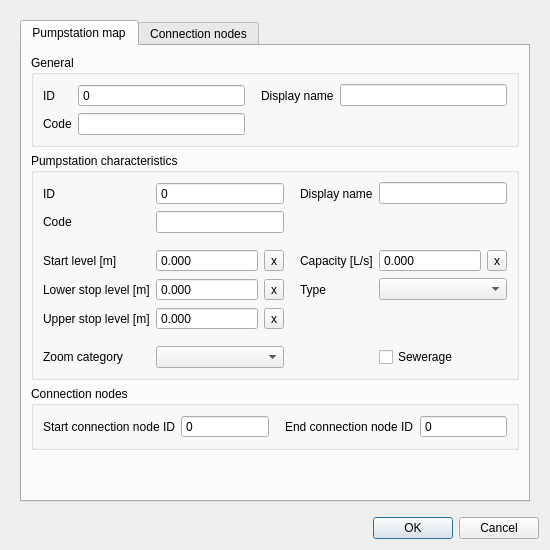
<?xml version="1.0" encoding="UTF-8"?>
<ui version="4.0">
 <class>PumpstationMapEditForm</class>
 <widget class="QDialog" name="PumpstationMapEditForm">
  <property name="geometry">
   <rect>
    <x>0</x>
    <y>0</y>
    <width>550</width>
    <height>550</height>
   </rect>
  </property>
  <property name="windowTitle">
   <string>Pumpstation with end node</string>
  </property>
  <layout class="QGridLayout" name="gridLayout">
   <item row="0" column="0">
    <widget class="QScrollArea" name="scrollArea">
     <property name="frameShape">
      <enum>QFrame::NoFrame</enum>
     </property>
     <property name="widgetResizable">
      <bool>true</bool>
     </property>
     <widget class="QWidget" name="scrollAreaWidgetContents">
      <property name="geometry">
       <rect>
        <x>0</x>
        <y>0</y>
        <width>532</width>
        <height>503</height>
       </rect>
      </property>
      <layout class="QGridLayout" name="gridLayout_2">
       <item row="0" column="0">
        <widget class="QTabWidget" name="tabWidget">
         <property name="locale">
          <locale language="English" country="UnitedStates"/>
         </property>
         <property name="inputMethodHints">
          <set>Qt::ImhNone</set>
         </property>
         <property name="currentIndex">
          <number>0</number>
         </property>
         <widget class="QWidget" name="tab">
          <attribute name="title">
           <string>Pumpstation map</string>
          </attribute>
          <layout class="QGridLayout" name="gridLayout_18">
           <item row="6" column="0">
            <spacer name="verticalSpacer_3">
             <property name="orientation">
              <enum>Qt::Vertical</enum>
             </property>
             <property name="sizeType">
              <enum>QSizePolicy::MinimumExpanding</enum>
             </property>
             <property name="sizeHint" stdset="0">
              <size>
               <width>20</width>
               <height>10</height>
              </size>
             </property>
            </spacer>
           </item>
           <item row="5" column="0">
            <widget class="QGroupBox" name="grp_conn_node">
             <property name="locale">
              <locale language="English" country="UnitedStates"/>
             </property>
             <property name="inputMethodHints">
              <set>Qt::ImhNone</set>
             </property>
             <property name="title">
              <string>Connection nodes</string>
             </property>
             <layout class="QGridLayout" name="gridLayout_6">
              <item row="0" column="1">
               <widget class="QSpinBox" name="connection_node_id_start">
                <property name="sizePolicy">
                 <sizepolicy hsizetype="Expanding" vsizetype="Fixed">
                  <horstretch>0</horstretch>
                  <verstretch>0</verstretch>
                 </sizepolicy>
                </property>
                <property name="locale">
                 <locale language="English" country="UnitedStates"/>
                </property>
                <property name="inputMethodHints">
                 <set>Qt::ImhNone</set>
                </property>
                <property name="readOnly">
                 <bool>true</bool>
                </property>
                <property name="buttonSymbols">
                 <enum>QAbstractSpinBox::NoButtons</enum>
                </property>
                <property name="maximum">
                 <number>999999999</number>
                </property>
                <property name="clearValue" stdset="0">
                 <bool>true</bool>
                </property>
                <property name="expressionsEnabled" stdset="0">
                 <bool>false</bool>
                </property>
               </widget>
              </item>
              <item row="0" column="0">
               <widget class="QLabel" name="label_18">
                <property name="locale">
                 <locale language="English" country="UnitedStates"/>
                </property>
                <property name="inputMethodHints">
                 <set>Qt::ImhNone</set>
                </property>
                <property name="text">
                 <string>Start connection node ID</string>
                </property>
                <property name="alignment">
                 <set>Qt::AlignLeading|Qt::AlignLeft|Qt::AlignVCenter</set>
                </property>
               </widget>
              </item>
              <item row="0" column="3">
               <widget class="QSpinBox" name="connection_node_id_end">
                <property name="sizePolicy">
                 <sizepolicy hsizetype="Expanding" vsizetype="Fixed">
                  <horstretch>0</horstretch>
                  <verstretch>0</verstretch>
                 </sizepolicy>
                </property>
                <property name="locale">
                 <locale language="English" country="UnitedStates"/>
                </property>
                <property name="inputMethodHints">
                 <set>Qt::ImhNone</set>
                </property>
                <property name="readOnly">
                 <bool>true</bool>
                </property>
                <property name="buttonSymbols">
                 <enum>QAbstractSpinBox::NoButtons</enum>
                </property>
                <property name="maximum">
                 <number>999999999</number>
                </property>
                <property name="clearValue" stdset="0">
                 <bool>true</bool>
                </property>
                <property name="expressionsEnabled" stdset="0">
                 <bool>false</bool>
                </property>
               </widget>
              </item>
              <item row="0" column="2">
               <widget class="QLabel" name="label_19">
                <property name="locale">
                 <locale language="English" country="UnitedStates"/>
                </property>
                <property name="inputMethodHints">
                 <set>Qt::ImhNone</set>
                </property>
                <property name="text">
                 <string>End connection node ID</string>
                </property>
                <property name="alignment">
                 <set>Qt::AlignLeading|Qt::AlignLeft|Qt::AlignVCenter</set>
                </property>
                <property name="indent">
                 <number>10</number>
                </property>
               </widget>
              </item>
             </layout>
            </widget>
           </item>
           <item row="1" column="0">
            <widget class="QGroupBox" name="grp_general">
             <property name="enabled">
              <bool>true</bool>
             </property>
             <property name="locale">
              <locale language="English" country="UnitedStates"/>
             </property>
             <property name="title">
              <string>General</string>
             </property>
             <layout class="QGridLayout" name="gridLayout_5">
              <item row="1" column="1">
               <widget class="QSpinBox" name="id">
                <property name="locale">
                 <locale language="English" country="UnitedStates"/>
                </property>
                <property name="readOnly">
                 <bool>true</bool>
                </property>
                <property name="buttonSymbols">
                 <enum>QAbstractSpinBox::NoButtons</enum>
                </property>
                <property name="maximum">
                 <number>99999999</number>
                </property>
                <property name="showClearButton" stdset="0">
                 <bool>true</bool>
                </property>
                <property name="clearValue" stdset="0">
                 <bool>true</bool>
                </property>
                <property name="expressionsEnabled" stdset="0">
                 <bool>false</bool>
                </property>
               </widget>
              </item>
              <item row="1" column="2">
               <widget class="QLabel" name="label_2">
                <property name="locale">
                 <locale language="English" country="UnitedStates"/>
                </property>
                <property name="text">
                 <string>Display name</string>
                </property>
                <property name="alignment">
                 <set>Qt::AlignLeading|Qt::AlignLeft|Qt::AlignVCenter</set>
                </property>
                <property name="indent">
                 <number>10</number>
                </property>
               </widget>
              </item>
              <item row="1" column="0">
               <widget class="QLabel" name="label">
                <property name="locale">
                 <locale language="English" country="UnitedStates"/>
                </property>
                <property name="text">
                 <string>ID</string>
                </property>
                <property name="alignment">
                 <set>Qt::AlignLeading|Qt::AlignLeft|Qt::AlignVCenter</set>
                </property>
               </widget>
              </item>
              <item row="2" column="1">
               <widget class="QLineEdit" name="code">
                <property name="sizePolicy">
                 <sizepolicy hsizetype="Expanding" vsizetype="Fixed">
                  <horstretch>0</horstretch>
                  <verstretch>0</verstretch>
                 </sizepolicy>
                </property>
                <property name="locale">
                 <locale language="English" country="UnitedStates"/>
                </property>
                <property name="clearButtonEnabled">
                 <bool>true</bool>
                </property>
               </widget>
              </item>
              <item row="2" column="0">
               <widget class="QLabel" name="label_3">
                <property name="locale">
                 <locale language="English" country="UnitedStates"/>
                </property>
                <property name="text">
                 <string>Code</string>
                </property>
                <property name="alignment">
                 <set>Qt::AlignLeading|Qt::AlignLeft|Qt::AlignVCenter</set>
                </property>
               </widget>
              </item>
              <item row="1" column="3">
               <widget class="QLineEdit" name="display_name">
                <property name="sizePolicy">
                 <sizepolicy hsizetype="Expanding" vsizetype="Fixed">
                  <horstretch>0</horstretch>
                  <verstretch>0</verstretch>
                 </sizepolicy>
                </property>
                <property name="locale">
                 <locale language="English" country="UnitedStates"/>
                </property>
                <property name="clearButtonEnabled">
                 <bool>true</bool>
                </property>
               </widget>
              </item>
             </layout>
            </widget>
           </item>
           <item row="2" column="0">
            <widget class="QGroupBox" name="grp_characteristics">
             <property name="enabled">
              <bool>true</bool>
             </property>
             <property name="locale">
              <locale language="English" country="UnitedStates"/>
             </property>
             <property name="title">
              <string>Pumpstation characteristics</string>
             </property>
             <layout class="QGridLayout" name="gridLayout_4">
              <item row="2" column="4">
               <spacer name="verticalSpacer">
                <property name="orientation">
                 <enum>Qt::Vertical</enum>
                </property>
                <property name="sizeType">
                 <enum>QSizePolicy::MinimumExpanding</enum>
                </property>
                <property name="sizeHint" stdset="0">
                 <size>
                  <width>20</width>
                  <height>10</height>
                 </size>
                </property>
               </spacer>
              </item>
              <item row="4" column="5">
               <widget class="QToolButton" name="pumpstation_lower_stop_level_clear">
                <property name="text">
                 <string>x</string>
                </property>
               </widget>
              </item>
              <item row="4" column="6">
               <widget class="QLabel" name="label_11">
                <property name="locale">
                 <locale language="English" country="UnitedStates"/>
                </property>
                <property name="text">
                 <string>Type</string>
                </property>
                <property name="alignment">
                 <set>Qt::AlignLeading|Qt::AlignLeft|Qt::AlignVCenter</set>
                </property>
                <property name="indent">
                 <number>10</number>
                </property>
               </widget>
              </item>
              <item row="4" column="3">
               <widget class="QLabel" name="label_7">
                <property name="locale">
                 <locale language="English" country="UnitedStates"/>
                </property>
                <property name="text">
                 <string>Lower stop level [m]</string>
                </property>
                <property name="alignment">
                 <set>Qt::AlignLeading|Qt::AlignLeft|Qt::AlignVCenter</set>
                </property>
               </widget>
              </item>
              <item row="6" column="4">
               <spacer name="verticalSpacer_4">
                <property name="orientation">
                 <enum>Qt::Vertical</enum>
                </property>
                <property name="sizeType">
                 <enum>QSizePolicy::MinimumExpanding</enum>
                </property>
                <property name="sizeHint" stdset="0">
                 <size>
                  <width>20</width>
                  <height>10</height>
                 </size>
                </property>
               </spacer>
              </item>
              <item row="7" column="7">
               <widget class="QCheckBox" name="pumpstation_sewerage">
                <property name="layoutDirection">
                 <enum>Qt::LeftToRight</enum>
                </property>
                <property name="text">
                 <string>Sewerage</string>
                </property>
               </widget>
              </item>
              <item row="7" column="3">
               <widget class="QLabel" name="label_16">
                <property name="locale">
                 <locale language="English" country="UnitedStates"/>
                </property>
                <property name="text">
                 <string>Zoom category</string>
                </property>
                <property name="alignment">
                 <set>Qt::AlignLeading|Qt::AlignLeft|Qt::AlignVCenter</set>
                </property>
                <property name="indent">
                 <number>-1</number>
                </property>
               </widget>
              </item>
              <item row="3" column="7">
               <widget class="QDoubleSpinBox" name="pumpstation_capacity">
                <property name="sizePolicy">
                 <sizepolicy hsizetype="Expanding" vsizetype="Fixed">
                  <horstretch>0</horstretch>
                  <verstretch>0</verstretch>
                 </sizepolicy>
                </property>
                <property name="locale">
                 <locale language="English" country="UnitedStates"/>
                </property>
                <property name="inputMethodHints">
                 <set>Qt::ImhNone</set>
                </property>
                <property name="buttonSymbols">
                 <enum>QAbstractSpinBox::NoButtons</enum>
                </property>
                <property name="decimals">
                 <number>3</number>
                </property>
                <property name="minimum">
                 <double>-9999999999.000000000000000</double>
                </property>
                <property name="maximum">
                 <double>9999999999.000000000000000</double>
                </property>
                <property name="showClearButton" stdset="0">
                 <bool>true</bool>
                </property>
                <property name="clearValue" stdset="0">
                 <bool>true</bool>
                </property>
                <property name="expressionsEnabled" stdset="0">
                 <bool>true</bool>
                </property>
               </widget>
              </item>
              <item row="0" column="6">
               <widget class="QLabel" name="label_4">
                <property name="locale">
                 <locale language="English" country="UnitedStates"/>
                </property>
                <property name="text">
                 <string>Display name</string>
                </property>
                <property name="alignment">
                 <set>Qt::AlignLeading|Qt::AlignLeft|Qt::AlignVCenter</set>
                </property>
                <property name="indent">
                 <number>10</number>
                </property>
               </widget>
              </item>
              <item row="3" column="5">
               <widget class="QToolButton" name="pumpstation_start_level_clear">
                <property name="text">
                 <string>x</string>
                </property>
               </widget>
              </item>
              <item row="4" column="4">
               <widget class="QDoubleSpinBox" name="pumpstation_lower_stop_level">
                <property name="sizePolicy">
                 <sizepolicy hsizetype="Expanding" vsizetype="Fixed">
                  <horstretch>0</horstretch>
                  <verstretch>0</verstretch>
                 </sizepolicy>
                </property>
                <property name="locale">
                 <locale language="English" country="UnitedStates"/>
                </property>
                <property name="buttonSymbols">
                 <enum>QAbstractSpinBox::NoButtons</enum>
                </property>
                <property name="decimals">
                 <number>3</number>
                </property>
                <property name="minimum">
                 <double>-99999999.000000000000000</double>
                </property>
                <property name="maximum">
                 <double>1000000.000000000000000</double>
                </property>
                <property name="showClearButton" stdset="0">
                 <bool>true</bool>
                </property>
                <property name="clearValue" stdset="0">
                 <bool>true</bool>
                </property>
                <property name="expressionsEnabled" stdset="0">
                 <bool>true</bool>
                </property>
               </widget>
              </item>
              <item row="5" column="4">
               <widget class="QDoubleSpinBox" name="pumpstation_upper_stop_level">
                <property name="sizePolicy">
                 <sizepolicy hsizetype="Expanding" vsizetype="Fixed">
                  <horstretch>0</horstretch>
                  <verstretch>0</verstretch>
                 </sizepolicy>
                </property>
                <property name="locale">
                 <locale language="English" country="UnitedStates"/>
                </property>
                <property name="buttonSymbols">
                 <enum>QAbstractSpinBox::NoButtons</enum>
                </property>
                <property name="decimals">
                 <number>3</number>
                </property>
                <property name="minimum">
                 <double>-99999999.000000000000000</double>
                </property>
                <property name="maximum">
                 <double>1000000.000000000000000</double>
                </property>
                <property name="showClearButton" stdset="0">
                 <bool>true</bool>
                </property>
                <property name="clearValue" stdset="0">
                 <bool>true</bool>
                </property>
                <property name="expressionsEnabled" stdset="0">
                 <bool>true</bool>
                </property>
               </widget>
              </item>
              <item row="3" column="4">
               <widget class="QDoubleSpinBox" name="pumpstation_start_level">
                <property name="sizePolicy">
                 <sizepolicy hsizetype="Expanding" vsizetype="Fixed">
                  <horstretch>0</horstretch>
                  <verstretch>0</verstretch>
                 </sizepolicy>
                </property>
                <property name="locale">
                 <locale language="English" country="UnitedStates"/>
                </property>
                <property name="inputMethodHints">
                 <set>Qt::ImhNone</set>
                </property>
                <property name="buttonSymbols">
                 <enum>QAbstractSpinBox::NoButtons</enum>
                </property>
                <property name="decimals">
                 <number>3</number>
                </property>
                <property name="minimum">
                 <double>-9999999999.000000000000000</double>
                </property>
                <property name="maximum">
                 <double>9999999999.000000000000000</double>
                </property>
                <property name="showClearButton" stdset="0">
                 <bool>true</bool>
                </property>
                <property name="clearValue" stdset="0">
                 <bool>true</bool>
                </property>
                <property name="expressionsEnabled" stdset="0">
                 <bool>true</bool>
                </property>
               </widget>
              </item>
              <item row="3" column="3">
               <widget class="QLabel" name="label_8">
                <property name="locale">
                 <locale language="English" country="UnitedStates"/>
                </property>
                <property name="text">
                 <string>Start level [m]</string>
                </property>
                <property name="alignment">
                 <set>Qt::AlignLeading|Qt::AlignLeft|Qt::AlignVCenter</set>
                </property>
               </widget>
              </item>
              <item row="1" column="3">
               <widget class="QLabel" name="label_6">
                <property name="locale">
                 <locale language="English" country="UnitedStates"/>
                </property>
                <property name="text">
                 <string>Code</string>
                </property>
                <property name="alignment">
                 <set>Qt::AlignLeading|Qt::AlignLeft|Qt::AlignVCenter</set>
                </property>
               </widget>
              </item>
              <item row="5" column="3">
               <widget class="QLabel" name="label_9">
                <property name="locale">
                 <locale language="English" country="UnitedStates"/>
                </property>
                <property name="text">
                 <string>Upper stop level [m]</string>
                </property>
                <property name="alignment">
                 <set>Qt::AlignLeading|Qt::AlignLeft|Qt::AlignVCenter</set>
                </property>
               </widget>
              </item>
              <item row="3" column="6">
               <widget class="QLabel" name="label_10">
                <property name="locale">
                 <locale language="English" country="UnitedStates"/>
                </property>
                <property name="text">
                 <string>Capacity [L/s]</string>
                </property>
                <property name="alignment">
                 <set>Qt::AlignLeading|Qt::AlignLeft|Qt::AlignVCenter</set>
                </property>
                <property name="indent">
                 <number>10</number>
                </property>
               </widget>
              </item>
              <item row="0" column="3">
               <widget class="QLabel" name="label_5">
                <property name="locale">
                 <locale language="English" country="UnitedStates"/>
                </property>
                <property name="text">
                 <string>ID</string>
                </property>
                <property name="alignment">
                 <set>Qt::AlignLeading|Qt::AlignLeft|Qt::AlignVCenter</set>
                </property>
               </widget>
              </item>
              <item row="5" column="5">
               <widget class="QToolButton" name="pumpstation_upper_stop_level_clear">
                <property name="text">
                 <string>x</string>
                </property>
               </widget>
              </item>
              <item row="3" column="8">
               <widget class="QToolButton" name="pumpstation_capacity_clear">
                <property name="text">
                 <string>x</string>
                </property>
               </widget>
              </item>
              <item row="0" column="4" colspan="2">
               <widget class="QSpinBox" name="pumpstation_id">
                <property name="locale">
                 <locale language="English" country="UnitedStates"/>
                </property>
                <property name="readOnly">
                 <bool>true</bool>
                </property>
                <property name="buttonSymbols">
                 <enum>QAbstractSpinBox::NoButtons</enum>
                </property>
                <property name="maximum">
                 <number>99999999</number>
                </property>
                <property name="showClearButton" stdset="0">
                 <bool>true</bool>
                </property>
                <property name="clearValue" stdset="0">
                 <bool>true</bool>
                </property>
                <property name="expressionsEnabled" stdset="0">
                 <bool>false</bool>
                </property>
               </widget>
              </item>
              <item row="1" column="4" colspan="2">
               <widget class="QLineEdit" name="pumpstation_code">
                <property name="sizePolicy">
                 <sizepolicy hsizetype="Expanding" vsizetype="Fixed">
                  <horstretch>0</horstretch>
                  <verstretch>0</verstretch>
                 </sizepolicy>
                </property>
                <property name="locale">
                 <locale language="English" country="UnitedStates"/>
                </property>
                <property name="clearButtonEnabled">
                 <bool>true</bool>
                </property>
               </widget>
              </item>
              <item row="0" column="7" colspan="2">
               <widget class="QLineEdit" name="pumpstation_display_name">
                <property name="sizePolicy">
                 <sizepolicy hsizetype="Expanding" vsizetype="Fixed">
                  <horstretch>0</horstretch>
                  <verstretch>0</verstretch>
                 </sizepolicy>
                </property>
                <property name="locale">
                 <locale language="English" country="UnitedStates"/>
                </property>
                <property name="clearButtonEnabled">
                 <bool>true</bool>
                </property>
               </widget>
              </item>
              <item row="4" column="7" colspan="2">
               <widget class="QComboBox" name="pumpstation_type">
                <property name="locale">
                 <locale language="English" country="UnitedStates"/>
                </property>
               </widget>
              </item>
              <item row="7" column="4" colspan="2">
               <widget class="QComboBox" name="pumpstation_zoom_category">
                <property name="sizePolicy">
                 <sizepolicy hsizetype="Expanding" vsizetype="Fixed">
                  <horstretch>0</horstretch>
                  <verstretch>0</verstretch>
                 </sizepolicy>
                </property>
                <property name="locale">
                 <locale language="English" country="UnitedStates"/>
                </property>
               </widget>
              </item>
             </layout>
            </widget>
           </item>
          </layout>
         </widget>
         <widget class="QWidget" name="tab_connection_nodes">
          <attribute name="title">
           <string>Connection nodes</string>
          </attribute>
          <layout class="QGridLayout" name="gridLayout_19">
           <item row="1" column="0">
            <widget class="QGroupBox" name="grp_conn_node_2">
             <property name="enabled">
              <bool>true</bool>
             </property>
             <property name="title">
              <string>Ending connection node</string>
             </property>
             <layout class="QGridLayout" name="gridLayout_17">
              <item row="1" column="2">
               <widget class="QLabel" name="label_55">
                <property name="text">
                 <string>Node storage area [m²]</string>
                </property>
                <property name="alignment">
                 <set>Qt::AlignLeading|Qt::AlignLeft|Qt::AlignVCenter</set>
                </property>
                <property name="indent">
                 <number>10</number>
                </property>
               </widget>
              </item>
              <item row="0" column="1">
               <widget class="QSpinBox" name="connection_node_2_id">
                <property name="sizePolicy">
                 <sizepolicy hsizetype="Expanding" vsizetype="Fixed">
                  <horstretch>0</horstretch>
                  <verstretch>0</verstretch>
                 </sizepolicy>
                </property>
                <property name="readOnly">
                 <bool>true</bool>
                </property>
                <property name="buttonSymbols">
                 <enum>QAbstractSpinBox::NoButtons</enum>
                </property>
                <property name="maximum">
                 <number>999999999</number>
                </property>
                <property name="clearValue" stdset="0">
                 <bool>true</bool>
                </property>
                <property name="expressionsEnabled" stdset="0">
                 <bool>false</bool>
                </property>
               </widget>
              </item>
              <item row="0" column="0">
               <widget class="QLabel" name="label_53">
                <property name="text">
                 <string>Connection node ID</string>
                </property>
                <property name="alignment">
                 <set>Qt::AlignLeading|Qt::AlignLeft|Qt::AlignVCenter</set>
                </property>
               </widget>
              </item>
              <item row="1" column="3">
               <widget class="QDoubleSpinBox" name="connection_node_2_storage_area">
                <property name="sizePolicy">
                 <sizepolicy hsizetype="Expanding" vsizetype="Fixed">
                  <horstretch>0</horstretch>
                  <verstretch>0</verstretch>
                 </sizepolicy>
                </property>
                <property name="buttonSymbols">
                 <enum>QAbstractSpinBox::NoButtons</enum>
                </property>
                <property name="decimals">
                 <number>3</number>
                </property>
                <property name="maximum">
                 <double>999999999.000000000000000</double>
                </property>
                <property name="clearValue" stdset="0">
                 <bool>true</bool>
                </property>
               </widget>
              </item>
              <item row="0" column="3">
               <widget class="QDoubleSpinBox" name="connection_node_2_initial_waterlevel">
                <property name="sizePolicy">
                 <sizepolicy hsizetype="Expanding" vsizetype="Fixed">
                  <horstretch>0</horstretch>
                  <verstretch>0</verstretch>
                 </sizepolicy>
                </property>
                <property name="buttonSymbols">
                 <enum>QAbstractSpinBox::NoButtons</enum>
                </property>
                <property name="decimals">
                 <number>3</number>
                </property>
                <property name="minimum">
                 <double>-1000.000000000000000</double>
                </property>
                <property name="maximum">
                 <double>1000000.000000000000000</double>
                </property>
                <property name="showClearButton" stdset="0">
                 <bool>true</bool>
                </property>
                <property name="clearValue" stdset="0">
                 <bool>true</bool>
                </property>
                <property name="expressionsEnabled" stdset="0">
                 <bool>true</bool>
                </property>
               </widget>
              </item>
              <item row="0" column="2">
               <widget class="QLabel" name="label_52">
                <property name="text">
                 <string>Node initial water level [m]</string>
                </property>
                <property name="alignment">
                 <set>Qt::AlignLeading|Qt::AlignLeft|Qt::AlignVCenter</set>
                </property>
                <property name="indent">
                 <number>10</number>
                </property>
               </widget>
              </item>
              <item row="1" column="0">
               <widget class="QLabel" name="label_54">
                <property name="text">
                 <string>Node code</string>
                </property>
                <property name="alignment">
                 <set>Qt::AlignLeading|Qt::AlignLeft|Qt::AlignVCenter</set>
                </property>
               </widget>
              </item>
              <item row="1" column="1">
               <widget class="QLineEdit" name="connection_node_2_code">
                <property name="sizePolicy">
                 <sizepolicy hsizetype="Expanding" vsizetype="Fixed">
                  <horstretch>0</horstretch>
                  <verstretch>0</verstretch>
                 </sizepolicy>
                </property>
                <property name="clearButtonEnabled">
                 <bool>true</bool>
                </property>
               </widget>
              </item>
              <item row="0" column="4">
               <widget class="QToolButton" name="connection_node_2_initial_waterlevel_clear">
                <property name="text">
                 <string>x</string>
                </property>
               </widget>
              </item>
              <item row="1" column="4">
               <widget class="QToolButton" name="connection_node_2_storage_area_clear">
                <property name="text">
                 <string>x</string>
                </property>
               </widget>
              </item>
             </layout>
            </widget>
           </item>
           <item row="2" column="0">
            <spacer name="verticalSpacer_2">
             <property name="orientation">
              <enum>Qt::Vertical</enum>
             </property>
             <property name="sizeHint" stdset="0">
              <size>
               <width>20</width>
               <height>40</height>
              </size>
             </property>
            </spacer>
           </item>
           <item row="0" column="0">
            <widget class="QGroupBox" name="grp_conn_node_1">
             <property name="enabled">
              <bool>true</bool>
             </property>
             <property name="title">
              <string>Starting connection node</string>
             </property>
             <layout class="QGridLayout" name="gridLayout_8">
              <item row="0" column="0">
               <widget class="QLabel" name="label_20">
                <property name="text">
                 <string>Connection node ID</string>
                </property>
                <property name="alignment">
                 <set>Qt::AlignLeading|Qt::AlignLeft|Qt::AlignVCenter</set>
                </property>
               </widget>
              </item>
              <item row="1" column="1">
               <widget class="QLineEdit" name="connection_node_1_code">
                <property name="sizePolicy">
                 <sizepolicy hsizetype="Expanding" vsizetype="Fixed">
                  <horstretch>0</horstretch>
                  <verstretch>0</verstretch>
                 </sizepolicy>
                </property>
                <property name="clearButtonEnabled">
                 <bool>true</bool>
                </property>
               </widget>
              </item>
              <item row="1" column="3">
               <widget class="QDoubleSpinBox" name="connection_node_1_storage_area">
                <property name="sizePolicy">
                 <sizepolicy hsizetype="Expanding" vsizetype="Fixed">
                  <horstretch>0</horstretch>
                  <verstretch>0</verstretch>
                 </sizepolicy>
                </property>
                <property name="buttonSymbols">
                 <enum>QAbstractSpinBox::NoButtons</enum>
                </property>
                <property name="decimals">
                 <number>3</number>
                </property>
                <property name="maximum">
                 <double>999999999.000000000000000</double>
                </property>
                <property name="clearValue" stdset="0">
                 <bool>true</bool>
                </property>
               </widget>
              </item>
              <item row="0" column="2">
               <widget class="QLabel" name="label_17">
                <property name="text">
                 <string>Node initial water level [m]</string>
                </property>
                <property name="alignment">
                 <set>Qt::AlignLeading|Qt::AlignLeft|Qt::AlignVCenter</set>
                </property>
                <property name="indent">
                 <number>10</number>
                </property>
               </widget>
              </item>
              <item row="1" column="0">
               <widget class="QLabel" name="label_21">
                <property name="text">
                 <string>Node code</string>
                </property>
                <property name="alignment">
                 <set>Qt::AlignLeading|Qt::AlignLeft|Qt::AlignVCenter</set>
                </property>
               </widget>
              </item>
              <item row="0" column="3">
               <widget class="QDoubleSpinBox" name="connection_node_1_initial_waterlevel">
                <property name="sizePolicy">
                 <sizepolicy hsizetype="Expanding" vsizetype="Fixed">
                  <horstretch>0</horstretch>
                  <verstretch>0</verstretch>
                 </sizepolicy>
                </property>
                <property name="buttonSymbols">
                 <enum>QAbstractSpinBox::NoButtons</enum>
                </property>
                <property name="decimals">
                 <number>3</number>
                </property>
                <property name="minimum">
                 <double>-1000.000000000000000</double>
                </property>
                <property name="maximum">
                 <double>1000000.000000000000000</double>
                </property>
                <property name="showClearButton" stdset="0">
                 <bool>true</bool>
                </property>
                <property name="clearValue" stdset="0">
                 <bool>true</bool>
                </property>
                <property name="expressionsEnabled" stdset="0">
                 <bool>true</bool>
                </property>
               </widget>
              </item>
              <item row="1" column="2">
               <widget class="QLabel" name="label_22">
                <property name="text">
                 <string>Node storage area [m²]</string>
                </property>
                <property name="alignment">
                 <set>Qt::AlignLeading|Qt::AlignLeft|Qt::AlignVCenter</set>
                </property>
                <property name="indent">
                 <number>10</number>
                </property>
               </widget>
              </item>
              <item row="0" column="1">
               <widget class="QSpinBox" name="connection_node_1_id">
                <property name="sizePolicy">
                 <sizepolicy hsizetype="Expanding" vsizetype="Fixed">
                  <horstretch>0</horstretch>
                  <verstretch>0</verstretch>
                 </sizepolicy>
                </property>
                <property name="readOnly">
                 <bool>true</bool>
                </property>
                <property name="buttonSymbols">
                 <enum>QAbstractSpinBox::NoButtons</enum>
                </property>
                <property name="maximum">
                 <number>999999999</number>
                </property>
                <property name="clearValue" stdset="0">
                 <bool>true</bool>
                </property>
                <property name="expressionsEnabled" stdset="0">
                 <bool>false</bool>
                </property>
               </widget>
              </item>
              <item row="0" column="4">
               <widget class="QToolButton" name="connection_node_1_initial_waterlevel_clear">
                <property name="text">
                 <string>x</string>
                </property>
               </widget>
              </item>
              <item row="1" column="4">
               <widget class="QToolButton" name="connection_node_1_storage_area_clear">
                <property name="text">
                 <string>x</string>
                </property>
               </widget>
              </item>
             </layout>
            </widget>
           </item>
          </layout>
         </widget>
        </widget>
       </item>
      </layout>
     </widget>
    </widget>
   </item>
   <item row="1" column="0">
    <widget class="QDialogButtonBox" name="buttonBox">
     <property name="standardButtons">
      <set>QDialogButtonBox::Cancel|QDialogButtonBox::Ok</set>
     </property>
    </widget>
   </item>
  </layout>
 </widget>
 <tabstops>
  <tabstop>scrollArea</tabstop>
  <tabstop>tabWidget</tabstop>
  <tabstop>id</tabstop>
  <tabstop>code</tabstop>
  <tabstop>display_name</tabstop>
  <tabstop>pumpstation_id</tabstop>
  <tabstop>pumpstation_code</tabstop>
  <tabstop>pumpstation_display_name</tabstop>
  <tabstop>pumpstation_start_level</tabstop>
  <tabstop>pumpstation_start_level_clear</tabstop>
  <tabstop>pumpstation_lower_stop_level</tabstop>
  <tabstop>pumpstation_lower_stop_level_clear</tabstop>
  <tabstop>pumpstation_upper_stop_level</tabstop>
  <tabstop>pumpstation_upper_stop_level_clear</tabstop>
  <tabstop>pumpstation_capacity</tabstop>
  <tabstop>pumpstation_capacity_clear</tabstop>
  <tabstop>pumpstation_type</tabstop>
  <tabstop>pumpstation_zoom_category</tabstop>
  <tabstop>pumpstation_sewerage</tabstop>
  <tabstop>connection_node_id_start</tabstop>
  <tabstop>connection_node_id_end</tabstop>
  <tabstop>connection_node_1_id</tabstop>
  <tabstop>connection_node_1_code</tabstop>
  <tabstop>connection_node_1_initial_waterlevel</tabstop>
  <tabstop>connection_node_1_initial_waterlevel_clear</tabstop>
  <tabstop>connection_node_1_storage_area</tabstop>
  <tabstop>connection_node_1_storage_area_clear</tabstop>
  <tabstop>connection_node_2_id</tabstop>
  <tabstop>connection_node_2_code</tabstop>
  <tabstop>connection_node_2_initial_waterlevel</tabstop>
  <tabstop>connection_node_2_initial_waterlevel_clear</tabstop>
  <tabstop>connection_node_2_storage_area</tabstop>
  <tabstop>connection_node_2_storage_area_clear</tabstop>
 </tabstops>
 <resources/>
 <connections/>
</ui>
